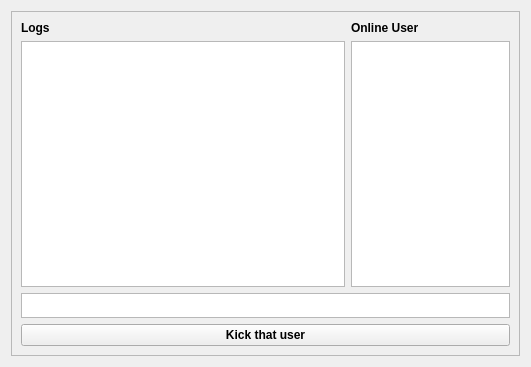
<?xml version="1.0" encoding="UTF-8"?>
<ui version="4.0">
 <class>ServerFrame</class>
 <widget class="QFrame" name="ServerFrame">
  <property name="geometry">
   <rect>
    <x>0</x>
    <y>0</y>
    <width>531</width>
    <height>367</height>
   </rect>
  </property>
  <property name="windowTitle">
   <string>Weather NetWorking</string>
  </property>
  <layout class="QGridLayout" name="gridLayout">
   <item row="0" column="0">
    <widget class="QScrollArea" name="mainScrollArea">
     <property name="widgetResizable">
      <bool>true</bool>
     </property>
     <widget class="QWidget" name="mainWorking">
      <property name="geometry">
       <rect>
        <x>0</x>
        <y>0</y>
        <width>511</width>
        <height>347</height>
       </rect>
      </property>
      <layout class="QGridLayout" name="gridLayout_2">
       <item row="0" column="0">
        <widget class="QLabel" name="lblLogs">
         <property name="font">
          <font>
           <pointsize>9</pointsize>
           <weight>75</weight>
           <bold>true</bold>
          </font>
         </property>
         <property name="text">
          <string>Logs</string>
         </property>
        </widget>
       </item>
       <item row="0" column="2">
        <widget class="QLabel" name="lblOnlineUser">
            <property name="font">
                <font>
                    <pointsize>9</pointsize>
                    <weight>75</weight>
                    <bold>true</bold>
                </font>
            </property>
            <property name="text">
                <string>Online User</string>
            </property>
        </widget>
       </item>
          <item row="4" column="0" colspan="3">
              <widget class="QPushButton" name="btnKick">
                  <property name="font">
                      <font>
                          <pointsize>9</pointsize>
                          <weight>75</weight>
                          <bold>true</bold>
                      </font>
                  </property>
                  <property name="text">
                      <string>Kick that user</string>
                  </property>
              </widget>
          </item>
          <item row="1" column="0" rowspan="2" colspan="2">
              <widget class="QPlainTextEdit" name="logsTextArea">
                  <property name="enabled">
                      <bool>true</bool>
                  </property>
                  <property name="sizePolicy">
                      <sizepolicy hsizetype="Expanding" vsizetype="Expanding">
                          <horstretch>3</horstretch>
                          <verstretch>5</verstretch>
                      </sizepolicy>
                  </property>
                  <property name="readOnly">
                      <bool>true</bool>
                  </property>
              </widget>
          </item>
          <item row="3" column="0" colspan="3">
              <widget class="QPlainTextEdit" name="cmdLine">
                  <property name="sizePolicy">
                      <sizepolicy hsizetype="Expanding" vsizetype="Expanding">
                          <horstretch>0</horstretch>
                          <verstretch>1</verstretch>
                      </sizepolicy>
                  </property>
                  <property name="minimumSize">
                      <size>
                          <width>0</width>
                          <height>25</height>
                      </size>
                  </property>
              </widget>
          </item>
          <item row="1" column="2" rowspan="2">
              <widget class="QPlainTextEdit" name="onlUserTextArea">
                  <property name="enabled">
                      <bool>true</bool>
                  </property>
                  <property name="sizePolicy">
                      <sizepolicy hsizetype="Expanding" vsizetype="Expanding">
                          <horstretch>3</horstretch>
                          <verstretch>0</verstretch>
                      </sizepolicy>
                  </property>
                  <property name="readOnly">
                      <bool>true</bool>
                  </property>
              </widget>
          </item>
      </layout>
     </widget>
    </widget>
   </item>
  </layout>
 </widget>
 <resources/>
 <connections/>
</ui>
